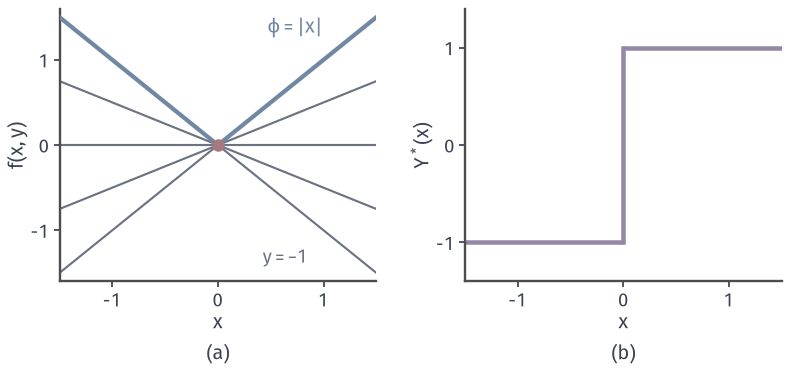

Recreate this plot in Python.
from pathlib import Path
import sys
for _p in Path(__file__).resolve().parents:
    if (_p/"minimax-common").is_dir(): sys.path.insert(0, str(_p/"minimax-common")); break
from mm_fig import *
HERE = Path(__file__).resolve().parent
# f(x,y)=xy on Y=[-1,1]: lines, envelope |x|, response set.
fig, axes = figure(width_mm=112, height_mm=52, ncols=2)
panels(fig, .075, .985, .975, .235, .28)
x = np.linspace(-1.5, 1.5, 300); ax = axes[0]; setup(ax, (-1.5, 1.5), (-1.6, 1.6), (-1, 0, 1), (-1, 0, 1), yl='$f(x,y)$')
for y in (-1, -.5, 0, .5, 1): ax.plot(x, x*y, color=MUTED, lw=.85, zorder=2)
ax.plot(x, abs(x), color=BLUE, lw=1.7, zorder=3); dot(ax, (0, 0))
ax.text(1.0, 1.32, r'$\phi=|x|$', color=BLUE, ha='right')
ax.text(.85, -1.38, '$y=-1$', color=MUTED, fontsize=7.5, ha='right')
ax.text(1.49, 1.05, '', color=MUTED)
ax = axes[1]; setup(ax, (-1.5, 1.5), (-1.4, 1.4), (-1, 0, 1), (-1, 0, 1), yl=r"$Y^*(x)$")
ax.plot([-1.5, 0], [-1, -1], color=PURPLE, lw=1.8, solid_capstyle='butt'); ax.plot([0, 1.5], [1, 1], color=PURPLE, lw=1.8, solid_capstyle='butt'); ax.plot([0, 0], [-1, 1], color=PURPLE, lw=1.8)
tags(fig, axes)
save(fig, HERE, 'figure', {'f': 'xy', 'Y': '[-1,1]', 'phi': '|x|'})
